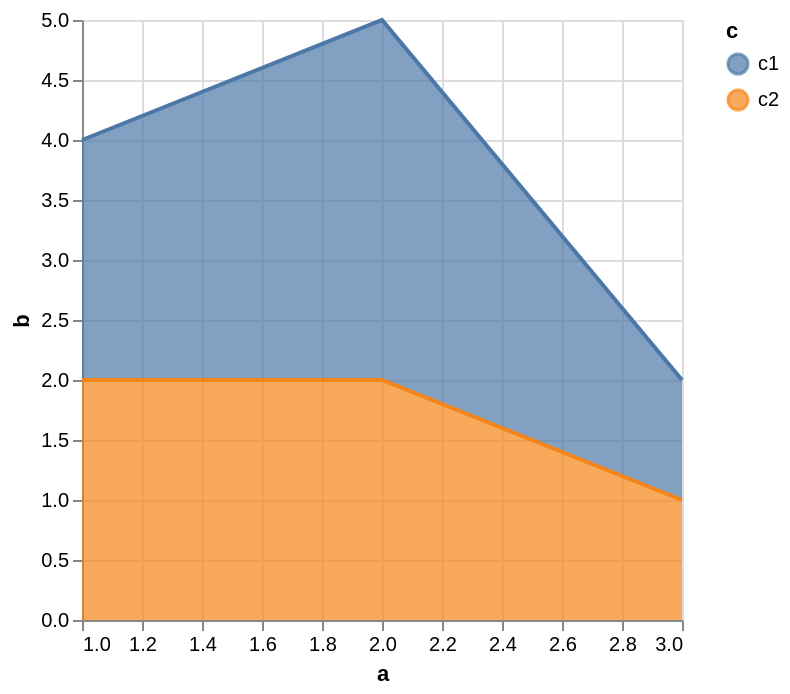

This figure's Vega-Lite source:
### Vega-Lite specification from a JSON file in a GitHub repository (floating-point values rounded to 4 significant figures)
{"$schema": "https://vega.github.io/schema/vega-lite/v5.json", "data": {"values": [{"a": 1, "b": 2, "c": "c1"}, {"a": 2, "b": 3, "c": "c1"}, {"a": 3, "b": 1, "c": "c1"}, {"a": 1, "b": 2, "c": "c2"}, {"a": 3, "b": 1, "c": "c2"}, {"a": 2, "b": 2, "c": "c2"}]}, "layer": [{"mark": {"opacity": 0.7, "type": "area"}, "encoding": {"x": {"field": "a", "type": "quantitative"}, "y": {"field": "b", "type": "quantitative"}, "color": {"field": "c", "type": "nominal"}}}, {"mark": {"type": "line"}, "encoding": {"x": {"field": "a", "type": "quantitative"}, "y": {"field": "b", "type": "quantitative", "stack": "zero"}, "color": {"field": "c", "type": "nominal"}}}]}
